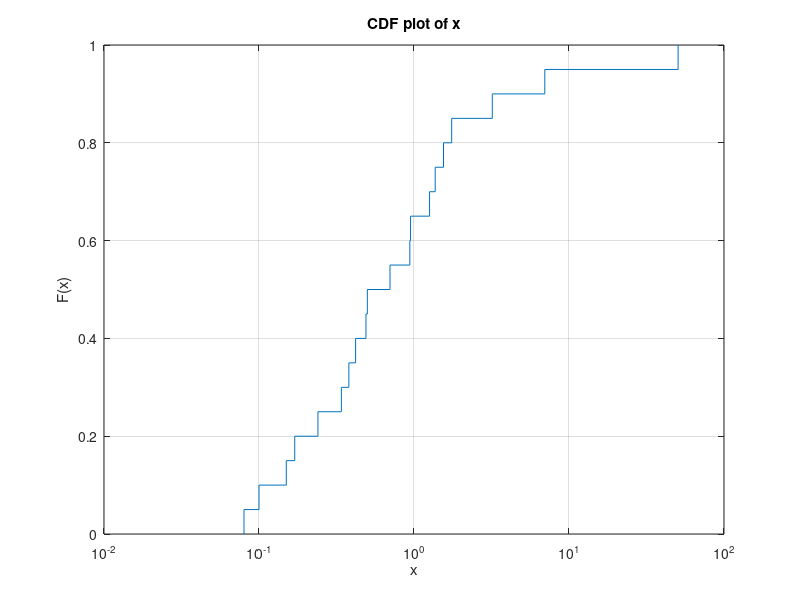

The MATLAB source for this figure:
controlB = [0.08, 0.10, 0.15, 0.17, 0.24, 0.34, 0.38, 0.42, 0.49, 0.50, 0.70, 0.94, 0.95, 1.26, 1.37, 1.55, 1.75, 3.20, 6.98, 50.57];
cdfplot(controlB);
set(gca,'XScale','log');